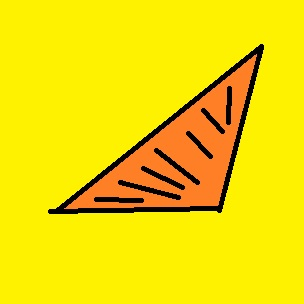
#> input picture Pillow__(For Photos)/55.jpg, 304 x 304 px
$ python Convert_Extenstion.py
#> lines starting #> are read from the running program, lines starting #| are printed output that depends on the picture
from PIL import Image
from PIL import ImageFilter

img = Image.open("55.jpg")
#> img is the input picture: PIL image 304x304 RGB; mean R, G, B 241.3, 217.5, 5.5

#convert the image to any
conv= img.convert("L")
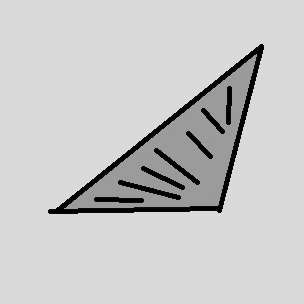
#> conv: PIL image 304x304 L; min 0, max 224, mean 200.4

#blur the image
blur= img.filter(ImageFilter.BLUR)
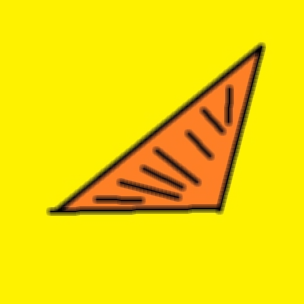
#> blur: PIL image 304x304 RGB; mean R, G, B 241.3, 217.5, 5.5

#flter the images
detail=img.filter(ImageFilter.DETAIL)
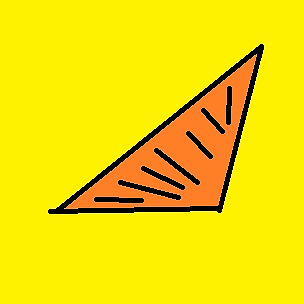
#> detail: PIL image 304x304 RGB; mean R, G, B 241.3, 217.9, 5.9

#edges filter
edges=img.filter(ImageFilter.FIND_EDGES)
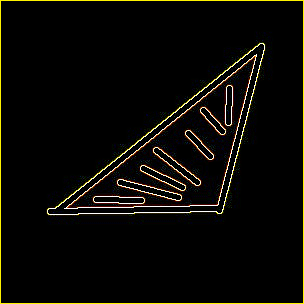
#> edges: PIL image 304x304 RGB; mean R, G, B 11, 9.8, 5.4

conv.show()
blur.show()
detail.show()
edges.show()
